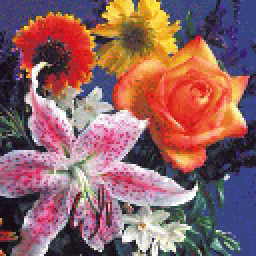
#> input picture XULYANH/Image/1_2.tif, 128 x 128 px, found by its file name (shown 2 times larger)
$ python tanggiamdophangiai.py
#> lines starting #> are read from the running program, lines starting #| are printed output that depends on the picture
import numpy as np
import cv2
import matplotlib.pyplot as plt
from scipy.signal import convolve2d


def Convolution(image, kernel):
    conv_bucket = []
    for d in range(image.ndim):
        conv_channel = convolve2d(image[:, :, d], kernel,
                                  mode="same", boundary="symm")
        conv_bucket.append(conv_channel)
    return np.stack(conv_bucket, axis=2).astype("uint8")


kernel_sizes = [9, 15, 30, 60]
fig, axs = plt.subplots(nrows=1, ncols=len(kernel_sizes), figsize=(15, 15));

pic = cv2.imread('../../Image/1_2.tif')
#> pic is the input picture: shape (128, 128, 3); mean B, G, R 101.1, 99.4, 142.2

for k, ax in zip(kernel_sizes, axs):
    kernel = np.ones((k, k))
    kernel /= np.sum(kernel)
    ax.imshow(Convolution(pic, kernel));
    ax.set_title("Convolved By Kernel: {}".format(k));
    ax.set_axis_off();
#> kernel: shape (60, 60) float64; every value is 0.000278
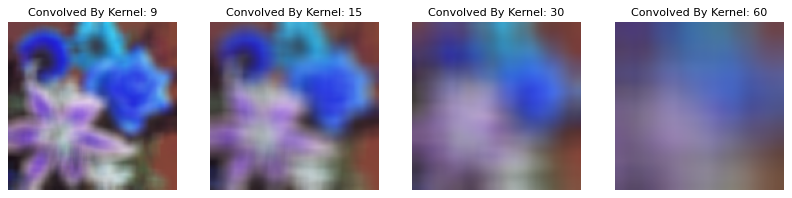
#> figure drawn by matplotlib, 4 panels
